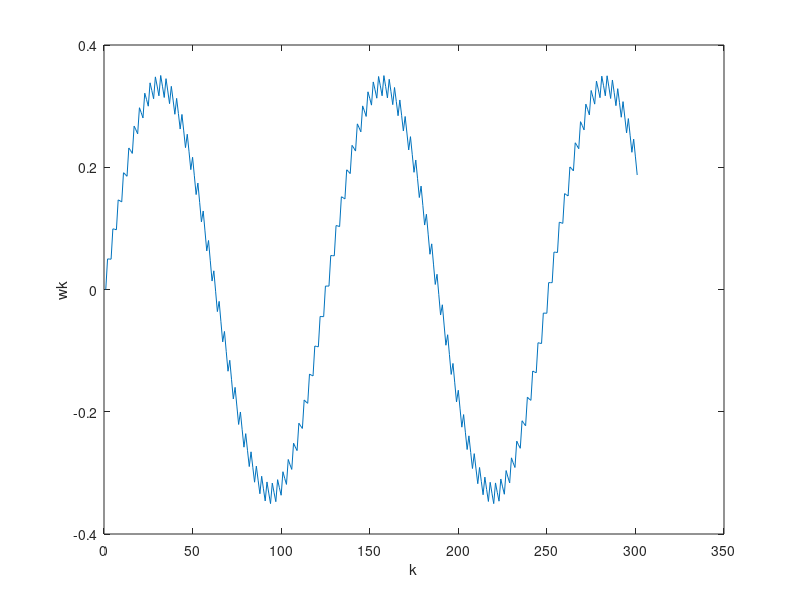

The MATLAB script that drew this image:
%%%%%%%%%%%%%%%%%%%%%%%%%%%%%%%%%%%%%%%%%%%%%%%%%%%%%%%%%%%%%%%%%%%%%%%%%%%
%-------------------------------------------------------------------------%
%-------------------------------------------------------------------------%
%%%%%%%%%%%%%%%%%%%%%%%%%%%%%%%%%%%%%%%%%%%%%%%%%%%%%%%%%%%%%%%%%%%%%%%%%%%

% %------------------ ETAP 1 ------------------%
% 
% clear;
% close all;
% 
% %------------------ Ilość pomiarów ------------------%
% 
% ilosc_pomiarow = 1000;
% ilosc_a = ilosc_pomiarow/2;
% 
% %------------------ Generacja losowych wejść systemu ------------------%
% 
% u1 = randn(ilosc_pomiarow, 1);
% a1 = ones(ilosc_a, 1);
% a2 = 1.2*ones(ilosc_a, 1);
% a_zmienne = [a1; a2];    % System zmieniający się w czasie
% 
% a_stale = ones(ilosc_pomiarow, 1);     % System niezmienny w czasie
% %a_zmienne = a_stale; % Tutaj zmieniamy czy jest stałe
% 
% %------------------ Estymator jądrowy ------------------%
% 
% y1 = a_zmienne.*u1.^3;   % Definicja systemu
% %k = 0:.5:150;
% %x_wart = sin(0.1*k);
% x_wart = -10:.5:10; % Do narysowania odwrotnosci funkcji na przedziale
% pd = fitdist(x_wart', 'Kernel', 'Kernel', 'Normal');
% 
% suma_licznika = 0;
% suma_mianownika = 0;
% w = 1;
% suma_wag = 0;
% for i=length(y1):-1:1
%     K = w * pdf(pd, ((y1(i) - x_wart)/0.1));
%     uK = u1(i)* K;
%     suma_licznika = suma_licznika + uK;
%     suma_mianownika = suma_mianownika + K;
%     w = w/1.01;
%     suma_wag = suma_wag + w;
% end
% 
% miinv = suma_licznika./suma_mianownika;
% 
% %------------------ Wyznaczenie MSE ------------------%
% 
% % MSE = 0;
% % for i=1:1:length(miinv)
% %  MSE_pkt = (x_wart(i) - miinv(i))^2;
% %  MSE = MSE + MSE_pkt;
% % end
% % finalne_MSE = MSE/length(miinv);
% 
% %------------------ Generowanie spodziewanego wyjścia ------------------%
% uk = miinv;
% %y_test = 1.2.*uk.^3;
% a_k = 1.2;
% funkcja_zad = nthroot(x_wart,3)/nthroot(a_k,3);
% 
% MSE = 0;
% for i=1:1:length(miinv)
%    MSE_pkt = (funkcja_zad(i) - miinv(i))^2;
%    MSE = MSE + MSE_pkt;
% end
% finalne_MSE = MSE/length(miinv)
% 
% 
% figure(1);
% plot(x_wart,miinv);
% hold on;
% plot(x_wart,funkcja_zad);
% xlabel('yk');
% ylabel('uk');
% legend('Zbudowany model','Estymowana funkcja odwrotna');
% 
% % figure(1);
% % plot(x_wart);
% % hold on;
% % plot(y_test);
% % xlabel('k');
% % ylabel('yk');
% % legend('Oczekiwane wyjście','Uzyskane wyjście');

%%%%%%%%%%%%%%%%%%%%%%%%%%%%%%%%%%%%%%%%%%%%%%%%%%%%%%%%%%%%%%%%%%%%%%%%%%%
%-------------------------------------------------------------------------%
%-------------------------------------------------------------------------%
%%%%%%%%%%%%%%%%%%%%%%%%%%%%%%%%%%%%%%%%%%%%%%%%%%%%%%%%%%%%%%%%%%%%%%%%%%%

% % ETAP 2
% 
% clear;
% close all;
% 
% % Definicja systemu
% 
% s = tf('s');
% G = 1/(s+1);
% 
% %G = c2d(G, 0.0461);
% 
% [gamma,T] = impulse(G);
% 
% % Rekurencyjny ważony estymator najmniejszych kwadratów - system niezmienny
% % w czasie
% 
% Pn = 100*eye(length(gamma));    % Definicja macierzy kowariancji
% est_gamma = zeros(length(gamma),1);   % Start algorytmu gamma0 = 0
% ff = .98;
% Phik = zeros(length(gamma),1);
% 
% i = 0;
% N_ITER = 1000;
% while(i<N_ITER)
%     if(i == 500)
%     gamma = 1.2*gamma;
%     end
%     
%     wk = randn;
%     Phik(end) = [];
%     Phik = [wk; Phik];
%     vk = sum(gamma' .* Phik');
%     zk = 0.05*randn;
%     yk = vk+zk;
%     Pn = (1/ff)*(Pn-(Pn*Phik*Phik'*Pn)/(ff+Phik'*Pn*Phik));
%     est_gamma = est_gamma+Pn*Phik*(yk-Phik'*est_gamma);
%     i = i+1;
% end
% 
% MSE = 0;
% for i=1:1:length(gamma)
%  MSE_pkt = (gamma(i) - est_gamma(i))^2;
%  MSE = MSE + MSE_pkt;
% end
% finalne_MSE = MSE/length(gamma)
% 
% x_wart = 0:1:length(gamma)-1;
% 
% figure(1);
% plot(x_wart,gamma);
% hold on;
% plot(x_wart,est_gamma);
% legend('System FIR','System wyestymowany');
% xlabel('k \epsilon [0, S]');
% ylabel('\gamma');
% 
% % Na podstawie wyznaczonego estymatora dokonujemy predykcji krok po kroku 
% 
% % k = 0:.5:150;
% % yzk = sin(0.1*k);   % Żądana funkcja 
% % 
% % Uk_pop = zeros(length(est_gamma)-1,1);
% % gamma_zero = est_gamma(1);
% % est_gamma(1) = [];
% % 
% % Wektor_sterowan = [];
% % 
% % j = 1;
% % while(j < length(k)+1)
% %     sum_gammas = sum(est_gamma' .* Uk_pop');
% %     uk = (yzk(j) - sum_gammas)/gamma_zero;
% %     Wektor_sterowan = [Wektor_sterowan; uk];
% %     Uk_pop(end) = [];
% %     Uk_pop = [uk; Uk_pop];
% %     j = j + 1;
% % end
% % 
% % pom = zeros(length(est_gamma)+1,1);
% % Y_koncowe = [];
% % 
% % c = 1;
% % while(c < length(Wektor_sterowan)+1)
% %     obecne_ster = Wektor_sterowan(c);
% %     pom(end) = [];
% %     pom = [obecne_ster; pom];
% %     vkoncowe = sum(gamma' .* pom');
% %     zkoncowe = 0.05*randn;
% %     ykoncowe = vkoncowe + zkoncowe;
% %     Y_koncowe = [Y_koncowe; ykoncowe];
% %     c = c + 1;
% % end
% % 
% % MSE = 0;
% % for i=1:1:length(Y_koncowe)
% %  MSE_pkt = (yzk(i) - Y_koncowe(i))^2;
% %  MSE = MSE + MSE_pkt;
% % end
% % finalne_MSE = MSE/length(Y_koncowe);     % Kryterium MSE do sprawdzania działania estymatora
% % 
% % figure(2);
% % plot(k, yzk);
% % hold on;
% % plot(k, Y_koncowe);
% % legend('Oczekiwane wyjście','Otrzymane wyjście');
% % xlabel('k');
% % ylabel('yk');

%%%%%%%%%%%%%%%%%%%%%%%%%%%%%%%%%%%%%%%%%%%%%%%%%%%%%%%%%%%%%%%%%%%%%%%%%%%
%-------------------------------------------------------------------------%
%-------------------------------------------------------------------------%
%%%%%%%%%%%%%%%%%%%%%%%%%%%%%%%%%%%%%%%%%%%%%%%%%%%%%%%%%%%%%%%%%%%%%%%%%%%

% TESTOWA WERSJA DO BADANIA ZACHOWANIA - DLA INTUICJI 
% WERSJA TRYWIALNA - WSZYSTKIE INFORMACJE O SYSTEMIE 

% Znana postać FIR - na podstawie wyjścia wyznaczamy sygnał wewnętrzny wk
% k = 0:.5:150; % Wyjscie zadane - sinus
% y_z = sin(0.1*k);
% poprzednie_w = zeros(2,1);
% j = 1;
% tab_sygn_wew = [];
% 
% while(j < length(k)+1)
%     wkwew = y_z(j) - poprzednie_w(1) - poprzednie_w(2);
%     poprzednie_w = [wkwew;poprzednie_w];
%     poprzednie_w(end) = [];
%     tab_sygn_wew = [tab_sygn_wew;wkwew];
%     j = j + 1;
% end
% 
% i = 1;
% ak = 1;
% tab_ster = [];
% 
% while(i < length(tab_sygn_wew)+1)
%     if(i == 150)
%        ak = 1; % System stacjonarny 
%     end
%     uk = nthroot((tab_sygn_wew(i)/ak),3);
%     tab_ster = [tab_ster;uk];
%     i = i + 1;
% end
% 
% % Zadajemy sterowanie na system
% x = 1;
% Pom = zeros(3,1);
% odp_sys = [];
% x1 = -1;
% x2 = 1;
% while(x < length(tab_sygn_wew)+1)
%     if(x == 150)
%         ak = 1.2; % System stacjonarny 
%     end
%    wk = ak*tab_ster(x)^3;
%    Pom = [wk;Pom];
%    Pom(end) = [];
%    vk = sum(Pom);
%    zk = 0.05 * (x1 + ((x2-x1)*rand));
%    yk = vk + zk;
%    odp_sys = [odp_sys;yk];
%    x = x + 1;
% end
% figure(1);
% plot(odp_sys);
% hold on;
% plot(y_z);

%%%%%%%%%%%%%%%%%%%%%%%%%%%%%%%%%%%%%%%%%%%%%%%%%%%%%%%%%%%%%%%%%%%%%%%%%%%
%-------------------------------------------------------------------------%
%-------------------------------------------------------------------------%
%%%%%%%%%%%%%%%%%%%%%%%%%%%%%%%%%%%%%%%%%%%%%%%%%%%%%%%%%%%%%%%%%%%%%%%%%%%

%1) Wygenerowanie pomiarów wejścia i wyjścia po przejściu przez system

N_ITER = 10000; % ilość par pomiarowych
ak = 1; % początkowa wartość wspł. a
i = 1;
U = []; % Tablica pomiarów wejścia
Y = []; % Tablica pomiarów wyjścia
W = zeros(3,1); % Tablica pomocnicza realizująca FIR
x1 = -1; % Wejście od -1 do 1
x2 = 1;
Wektor_pomocniczy_w = [];
Szumy = [];
% Otrzymujemy dwa wektory wejść i wyjść CAŁEGO systemu

while(i < N_ITER + 1)
   if(i == 5000)
      ak = 1; % Stacjonarny/niestacjonarny 
   end
   uk = randn;
   %uk = x1 + ((x2-x1)*rand); % Generujemy pomiar z przedziału -1 do 1
   U = [U;uk]; % Dodajemy go do wektora wejść -> [starsze ...  nowsze]
   wk = ak * uk^3; % Generujemy sygnał wewnętrzny wk
   W = [wk;W]; % Dodajemy obecny pomiar do tablicy realizującej FIR
   W(end) = []; % Dawny obecny pomiar teraz staje się starszym pomiarem
   Wektor_pomocniczy_w = [Wektor_pomocniczy_w; wk];
   vk = sum(W); % Suma obecnego i dwóch starych sygnałów wk
   %zk = 0.05*randn;
   zk = 0.035/100*randn; % Zaszumienie postaci 5% sygnału wejścia
   Szumy = [Szumy;zk];
   yk = vk + zk; % Wyjście całego systemu z dodanym szumem
   Y = [Y;yk]; % Dodajemy yk do wektora wyjść -> [starsze ... nowsze]
   i = i + 1;
end

% 2) Wyznaczamy wektor wk na podstawie wyjścia yk i znajomości systemu FIR

j = 1;
poprzednie_w = zeros(2,1);
tab_sygn_wew = [];

while(j < length(Y)+1)
    wkwew = Y(j) - poprzednie_w(1) - poprzednie_w(2); % Znamy wyjście i poprzednie wejścia
    poprzednie_w = [wkwew;poprzednie_w]; % Zmiana rotacyjna 2 poprzednich wejść
    poprzednie_w(end) = [];
    tab_sygn_wew = [tab_sygn_wew; wkwew];
    j = j + 1;
end

% 3) Poszukujemy postaci sygnału wk, która zapewni nam sin na wyjściu

n = 1;
pop_w = zeros(2,1);
k = 0:.5:150;
y_z = sin(0.1*k);
tab_ster_wk = [];

while(n < length(k)+1)
   wkster = y_z(n) - pop_w(1) - pop_w(2);
   pop_w = [wkster;pop_w];
   pop_w(end) = [];
   tab_ster_wk = [tab_ster_wk;wkster];
   n = n + 1;
end

figure(1);
plot(tab_ster_wk);
xlabel('k');
ylabel('wk');

% 4) Identyfikacja na podstawie estymacji wk i oczekiwanej postaci wk

% w = 1; % Startowa postać wag
% suma_licznika = 0;
% suma_mianownika = 0;
% 
% pd = fitdist(tab_ster_wk, 'Kernel', 'Kernel', 'Normal');
% for l=length(tab_sygn_wew):-1:1
%     K = w * pdf(pd, ((tab_sygn_wew(l) - tab_ster_wk')/0.1));
%     uK = U(l)* K;
%     suma_licznika = suma_licznika + uK;
%     suma_mianownika = suma_mianownika + K;
%     w = w/1;
% end
% miinv = suma_licznika./suma_mianownika;
% 
% % a_k = 1;
% % funkcja_zad = nthroot(tab_ster_wk,3)/nthroot(a_k,3);
% % 
% % figure(1);
% % plot(tab_ster_wk,miinv);
% % hold on;
% % plot(tab_ster_wk,funkcja_zad);
% % xlabel('yk');
% % ylabel('uk');
% % legend('Zbudowany model','Estymowana funkcja odwrotna');
% 
% % % 4.5) OGRANICZENIA STEROWANIA
% % 
% % b = 1;
% % UB = 1;
% % while(b < length(miinv)+1)
% %    if(abs(miinv(b)) >= UB)
% %       if(miinv(b) < 0)
% %           miinv(b) = -UB; 
% %       end
% %       if(miinv(b) > 0)
% %          miinv(b) = UB; 
% %       end
% %    end
% %    b = b + 1; 
% % end
% % 
% %5) Zadanie sterowania na system
% 
% n = 1;
% Pom = zeros(3,1);
% odp_sys = [];
% 
% while(n < length(miinv)+1)
%     w_k = ak*miinv(n)^3;
%     Pom = [w_k;Pom];
%     Pom(end) = [];
%     v_k = sum(Pom);
%     z_k = 0.035/100*randn;
%     %z_k = 0.05*randn;
%     y_k = v_k + z_k;
%     odp_sys = [odp_sys;y_k];
%     n = n + 1;
% end
% 
% MSE = 0;
% for c=1:1:length(odp_sys)
% MSE_pkt = (y_z(c) - odp_sys(c))^2;
% MSE = MSE + MSE_pkt;
% end
% finalne_MSE = MSE/length(odp_sys) % Różnica pomiędzy estymatorem a wartością estymowaną
% Srednie_zak = sum(Szumy)/length(Szumy) % Uśrednione zakłócenie zadane w 1 etapie
% 
% figure(1);
% plot(miinv);
% xlabel('k');
% ylabel('uk');

% figure(1);
% plot(y_z);
% hold on;
% plot(odp_sys);
% xlabel('k');
% ylabel('yk');
% legend('Oczekiwane wyjście','Otrzymane wyjście')
%%%%%%%%%%%%%%%%%%%%%%%%%%%%%%%%%%%%%%%%%%%%%%%%%%%%%%%%%%%%%%%%%%%%%%%%%%%
%-------------------------------------------------------------------------%
%-------------------------------------------------------------------------%
%%%%%%%%%%%%%%%%%%%%%%%%%%%%%%%%%%%%%%%%%%%%%%%%%%%%%%%%%%%%%%%%%%%%%%%%%%%

% TESTY I STARE WERSJE

% %Identyfikacja systemu na podstawie wejść wyjść i funkcji oczekiwanej
% 
% k = 0:.5:150; % Przedział na którym szukamy sin
% y_z = sin(0.1*k); % Wyjscie zadane - sinus;
% w = 1; % Startowa postać wag
% 
% suma_licznika = 0;
% suma_mianownika = 0;
% 
% pd = fitdist(y_z', 'Kernel', 'Kernel', 'Normal');
% for j=length(Y):-1:1
%     K = w * pdf(pd, ((Y(j) - y_z)/0.1));
%     uK = U(j)* K;
%     suma_licznika = suma_licznika + uK;
%     suma_mianownika = suma_mianownika + K;
%     w = w/1;
% end
% 
%  miinv = suma_licznika./suma_mianownika;
% 
% % 3) Zadajemy wyznaczone sterowanie na wejście systemu
% 
% n = 1;
% Pom = zeros(3,1);
% odp_sys = [];
% 
% while(n < length(miinv)+1) 
%     w_k = ak*miinv(n)^3;
%     Pom = [w_k;Pom];
%     Pom(end) = [];
%     v_k = sum(Pom);
%     z_k = 0.05 * (x1 + ((x2-x1)*rand));
%     y_k = v_k + z_k;
%     odp_sys = [odp_sys;y_k];
%     n = n + 1;
% end
% 
% figure(1);
% plot(y_z);
% hold on;
% plot(odp_sys);

% clear;
% close all;
% 
% % uk --> | a*u^3 | wk --> |[1,1,1]| --> vk
% 
% %%%%%%%%%%%%%%%%%
% Gamma = [1,1,1]; % Definicja podsystemu dynamicznego systemu Hammersteina
% ak = 1; % Definicja współczynnika podsystemu statycznego
% %%%%%%%%%%%%%%%%%
% N_ITER = 10000;  % Ilość par pomiarowych
% i = 0;  % Zmienna pomocnicza
% %%%%%%%%%%%%%%%%%
% U = []; % Wektor wejść systemu Hammersteina
% Y = []; % Wektor wyjść systemu Hammersteina
% W = zeros(length(Gamma),1); % Wektor pomocniczy
% %%%%%%%%%%%%%%%%%
% x1 = -1;
% x2 = 1;
% 
% % 1) Budowa wektorów pomiarowych potrzebnych w procesie identyfikacji
% 
% while(i < N_ITER)
%     if(i == N_ITER/2)
%        ak = 1.2; % Niestacjonarność badanego systemu
%     end
%     uk = x1 + ((x2-x1)*rand); % Losowy pomiar wartość oczekiwana zerowa
%     U = [uk;U];
%     wk = ak*uk^3; % Definicja podsystemu statycznego systemu Hammersteina
%     W = [wk;W]; % Przechowywanie obecnego i dwóch poprzednich pomiarów
%     W(end) = []; % Dbamy o to żeby pomiarów było równo 3
%     vk = sum(W); % Suma obecnego i dwóch poprzednich pomiarów
%     zk = 0.05 * (x1 + ((x2-x1)*rand)); % Stworzenie szumu niezależnego od procesu wejściowego
%     yk = vk + zk; % Dodanie zaszumienia do wyjścia systemu Hammersteina
%     Y = [yk;Y];
%     i = i+1;
% end
% 
% % 2) Znamy system FIR, wyznaczamy sygnał wewnętrzny wk
% 
% %%%%%%%%%%%%%%%%%
% k = 0:.5:150; % Wyjscie zadane - sinus
% y_z = sin(0.1*k);
% %%%%%%%%%%%%%%%%%
% poprzednie_w = zeros(2,1);
% j = 1;
% tab_sygn_wew = [];
% 
% while(j < length(k)+1)
%     wkwew = y_z(j) - poprzednie_w(1) - poprzednie_w(2);
%     poprzednie_w = [wkwew;poprzednie_w];
%     poprzednie_w(end) = [];
%     tab_sygn_wew = [wkwew;tab_sygn_wew];
%     j = j + 1;
% end
% 
% % 3) Znamy sygnał wewnętrzny, na podstawie pomiarów identyfikujemy blok
% % statyczny
% 
% pd = fitdist(tab_sygn_wew, 'Kernel', 'Kernel', 'Normal');
% suma_licznika = 0;
% suma_mianownika = 0;
% %%%%%%%%%%%%%%%%%
% w = 1;
% %%%%%%%%%%%%%%%%%
% 
% % Identyfikacja funkcji odwrotnej opisującej system/wyznaczenie sterowania
% for n=1:1:length(Y)
%      K = w * pdf(pd, ((Y(n) - tab_sygn_wew)/0.1));
%      uK = U(n)* K;
%      suma_licznika = suma_licznika + uK;
%      suma_mianownika = suma_mianownika + K;
%      w = w/1.1;
% end
% 
% miinv = suma_licznika./suma_mianownika; % Wyznaczona funkcja odwrotna/sterowanie
% 
% % 4) Wyznaczylismy sterowanie aby uzyskać sygnał wk, teraz podajemy je na
% % wejście systemu
% 
% d = 1;
% odp_sys = [];
% Pom = zeros(length(Gamma),1);
% % dodać niestacjonaronsoc przy zadawaniu sterowania
% while(d < length(miinv)+1)
%     w_k = ak *(miinv(d))^3; % Wyznaczenie na podstawie sterowania
%     Pom = [w_k;Pom];
%     Pom(end) = [];
%     v_k = sum(Pom);
%     z_k = 0.05 * (x1 + ((x2-x1)*rand));
%     y_k = v_k + z_k;
%     odp_sys = [y_k;odp_sys];
%     d = d+1;
% end
% 
% % Wyznaczenie MSE
% MSE = 0;
% for c=1:1:length(miinv)
% MSE_pkt = (y_z(c) - miinv(c))^2;
% MSE = MSE + MSE_pkt;
% end
% finalne_MSE = MSE/length(miinv)
% 
% % Wykresy
% 
% figure(1);
% plot(odp_sys);
% hold on;
% plot(y_z);

%%%%%%%%%%%%%%%%%%%%%%%%%%%%%%%%%%%%%%%%%%%%%%%%%%%%%%%%%%%%%%%%%%%%%%%%%%%
%-------------------------------------------------------------------------%
%-------------------------------------------------------------------------%
%%%%%%%%%%%%%%%%%%%%%%%%%%%%%%%%%%%%%%%%%%%%%%%%%%%%%%%%%%%%%%%%%%%%%%%%%%%